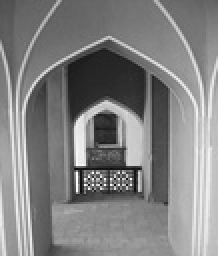
%> input picture HW1/Code/room.jpg, 109 x 128 px, shrunk from 852 x 1000 before the run (shown 2 times larger)
$ octave affine.m   (GNU Octave 9; MATLAB toolbox functions it lacks are replaced by stand-ins)
%> lines starting %> are read from the running program, lines starting %| are printed output that depends on the picture
### HW1/Code/myaffine.m
function [B] = myaffine(image,m,method)
%UNTITLED Summary of this function goes here
%   Detailed explanation goes here

B = zeros(size(image,1)*7, size(image,2)*7, size(image,3));
invm = inv(m);

if(strcmp("nn", method))
    for x = 1:size(B,1)
        for y = 1:size(B,2)
            % nearest neighbor
            w = round(y * invm(1,1) + x * invm(2,1) + invm(3,1)) - 300;
            v = round(y * invm(1,2) + x * invm(2,2) + invm(3,2)) - 300;
            if (w >= 1 && v >= 1 && v < size(image,1) && w < size(image,2))
                xx = image(v,w,:);
                B(x,y,:) = xx;
            end
        end
    end
end

if(strcmp("bl", method))
    for x = 1:size(B,1)
        for y = 1:size(B,2)
            w = y * invm(1,1) + x * invm(2,1) + invm(3,1) - 300;
            v = y * invm(1,2) + x * invm(2,2) + invm(3,2) - 300;

            % [6 lines of commented-out code are left out]
            if (w >= 1 && v >= 1 && v < size(image,1) && w < size(image,2))
                x2 = ceil(v);
                x1 = floor(v);
                y2 = ceil(w);
                y1 = floor(w);

                R1 = image(x1,y1,:) + (v - x1)/(x2 - x1)*(image(x2,y1,:) - image(x1,y1,:));
                R2 = image(x1,y2,:) + (v - x1)/(x2 - x1)*(image(x2,y2,:) - image(x1,y2,:));
                P = R2 + (w - y2)/(y2 - y1)*(R1 - R2);

                B(x,y,1:3) = P(:,:,:);
            end
        end


    end

    % B = uint8(B);
    % B = interpolation(B, "nn");
end

### HW1/Code/affine.m
clear;
clc;


A = imread("room.jpg");
%> A is the input picture: size 128x109x3 uint8; min 7, max 255, mean 129.5
% A = rgb2gray(A);
Aa = [1 0 0; 0 1 0; 402.5 180.2 1]; % translation
Ab = [1.2 0 0; 0 0.85 0; 0 0 1]; % scale
Ac = [cosd(30) sind(30) 0; -sind(30) cosd(30) 0; 0 0 1]; % rotate
Ad = [1 0 0; 1.25 1 0; 0 0 1]; % shear vertical
Ae = [1 1.5 0; 0 1 0; 0 0 1]; % shear horizontal
Af = [-0.1 0 0; 0 1 0; 0 0 1]; % f

% change this to desired transofrm matrix
mm = Aa * Ab * Ac;

tform = affine2d(mm);
b = imwarp(A,tform);
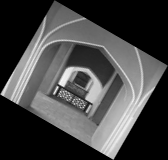
%> b: size 160x168x3 uint8; min 0, max 250, mean 68.6

c = myaffine(A,mm, "bl"); % implemented function
%> after the loop in myaffine, `for x = 1:size(B,1)`:
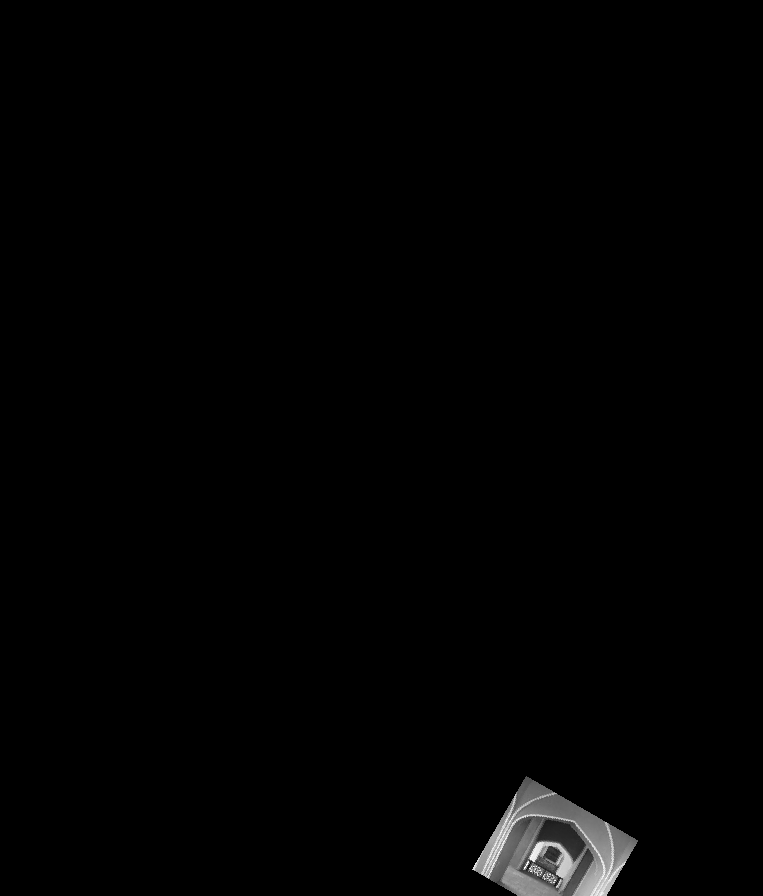
%> B: size 896x763x3 double; min 0, max 255, mean 2.3
%> after the loop in myaffine, `for x = 1:size(B,1)`: P = [195 195 195]; R1 = [192 192 192]; R2 = [195 195 195]; x1 = 75; x2 = 76; y1 = 108; y2 = 109
c = uint8(c);

d = myaffine(A,mm, "nn"); % implemented function
d = uint8(d);

subplot(1,3,1);
imshow(c);
subplot(1,3,2);
imshow(d);
subplot(1,3,3);
imshow(b);

% imshow(c);
% imshow(b);
